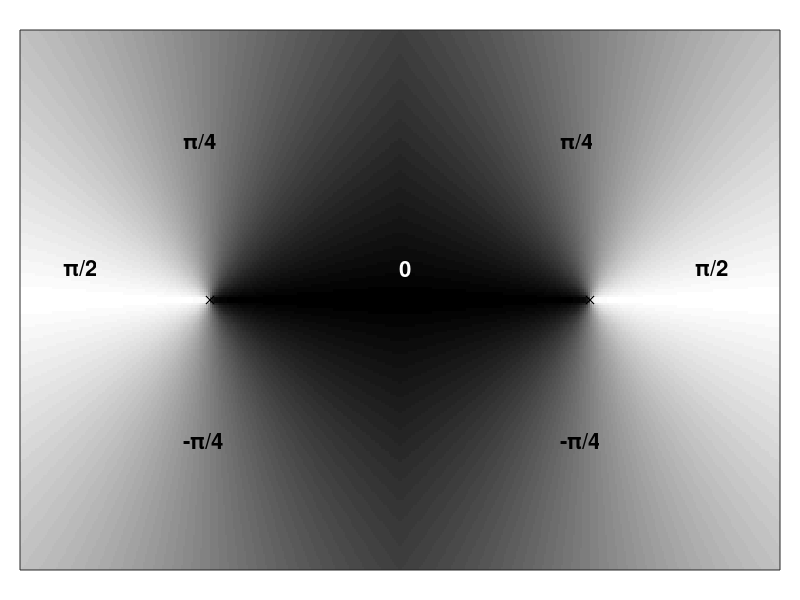

This figure's MATLAB source:
% Figure_6_18.m
% Cartoon of a small pin-wheel map in V1.
%
%  This code was used to produce Figure 6.18 in the book:
%  An Introductory Course in Computational Neuroscience
%  by Paul Miller (Brandeis University, 2017).
%
%%%%%%%%%%%%%%%%%%%%%%%%%%%%%%%%%%%%%%%%%%%%%%%%%%%%%%%%%%%%%%%%%%%%%%%%%%%
clear

% For the figure in a black and white textbook set coloroff to 1.
% Otherwise set coloroff to 0 for a better figure.
coloroff = 1;

% Set up a rectangular array of neurons for two pinwheels.
Nx = 400;
Ny = 200;
% Define coordinates of the first pinwheel center.
% The second one will simply be a reflection of the first producing a
% mirror copy shifted in the x-direction.
center1x = Nx/4+0.5;
center1y = Ny/2+0.5;

% angle_pref will contained the preferred angle for an oriented bar
% stimulus that can range from -pi/2 to + pi/2.
angle_pref = zeros(Nx,Ny);
for i = 1:Nx/2;
    % For positive x then the arctangent of y/x produces an angle between
    % -pi/2 and pi/2. In this case we divide by two to obtain an angle
    % between -pi/4 and +pi/4.
    if ( i > center1x )
        for j = 1:Ny;
            angle_pref(i,j) = 0.5*atan((j-center1y)/(i-center1x));
        end
    else;   % For negative x
        for j = 1:center1y;     % For negative y, a negative angle
            angle_pref(i,j) = -pi/2+0.5*atan((j-center1y)/(i-center1x));
        end
        for j = ceil(center1y):Ny; % For positive y, a positive angle
            angle_pref(i,j) = pi/2+0.5*atan((j-center1y)/(i-center1x));
        end
    end
end

% Now produce a reflected pinwheel in the right half of x-coordinates
angle_pref(Nx:-1:Nx/2+1,:) = angle_pref(1:Nx/2,:);

% In the plot below the absolute value of the preferred angle is used to
% prevent a discontinuity between -pi/2 and +pi/2 when they represent the
% same orientation of a bar.
% If a color plot is used then a full rotation through distince colors in
% the RGB plane can be used to produce a more accurate figure where for
% example -pi/4 is distinct from +pi/4.
% When using image or imagesc, the transpose of the matrix is needed to 
% convert coordinates (x,y) into (column no., row no.) instead of 
% (row, column), which is the standard matrix notation.
figure(1)
clf
subplot('Position',[0.025 0.05 0.95 0.9])
set(gca,'YDir','normal')
if ( coloroff )
    imagesc(abs(angle_pref'))
    colormap(gray);         % Sets the colors the range of values map onto
else    
    imagesc(angle_pref');   
    npoints = 10000;     % Determines the gradation of the color scale
    vec = 2*pi/npoints*[0:npoints]';    % A vector from 0 to 2.pi
    reds = (0.5*(1+cos(vec)));            % Redness cycles along the vector
    greens = (0.5*(1+cos(vec+2*pi/3)));   % Greenness offset from redness
    blues = (0.5*(1+cos(vec-2*pi/3)));    % Blueness offset from redness and greenness.
    map = [reds greens blues];          % New colormap in RGB values
    colormap(map);          % Sets the colors the range of values map onto
end

% By default Matlab plots an image of a matrix with the rows ordered with
% row 1 at the top. If the rows represent y-coordinates, then we need to
% set the y-direction as 'normal' not 'reverse'.
set(gca,'YDir','normal')

% Finally add some labels of the angles at specific points on the plot
annotation('textbox',[0.08 0.54 0.02 0.02],'LineStyle','none','FontSize',16,'FontWeight','Bold','Color','k','String','\pi/2')
annotation('textbox',[0.87 0.54 0.02 0.02],'LineStyle','none','FontSize',16,'FontWeight','Bold','Color','k','String','\pi/2')
annotation('textbox',[0.5 0.54 0.02 0.02],'LineStyle','none','FontSize',16,'FontWeight','Bold','Color','w','String','0')
annotation('textbox',[0.23 0.75 0.02 0.02],'LineStyle','none','FontSize',16,'FontWeight','Bold','String','\pi/4')
annotation('textbox',[0.23 0.25 0.02 0.02],'LineStyle','none','FontSize',16,'FontWeight','Bold','String','-\pi/4')
annotation('textbox',[0.7 0.75 0.02 0.02],'LineStyle','none','FontSize',16,'FontWeight','Bold','String','\pi/4')
annotation('textbox',[0.7 0.25 0.02 0.02],'LineStyle','none','FontSize',16,'FontWeight','Bold','String','-\pi/4')
set(gca,'XTick',[]);
set(gca,'YTick',[]);
hold on
plot(center1x,center1y,'xk')
plot(3*Nx/4+0.5,Ny/2+0.5,'xk')

